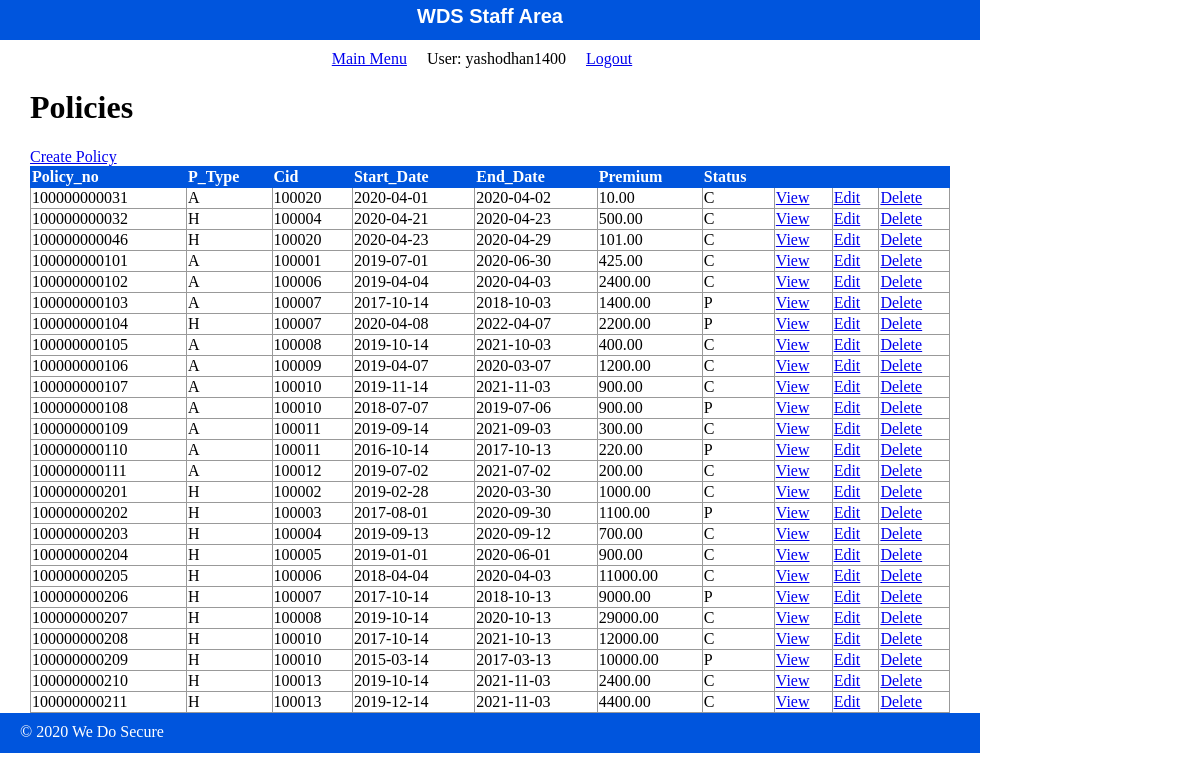
The app's page /WDS/public/staff/policy/index.php (signed in) with its own data.
### tables this page shows
CREATE TABLE `policy` (
  `Policy_no` decimal(12,0) NOT NULL COMMENT 'Policy Number',
  `P_Type` varchar(1) NOT NULL COMMENT 'Primary Type (A/H)',
  `Cid` decimal(6,0) NOT NULL COMMENT 'Customer ID',
  `Start_Date` date NOT NULL COMMENT 'POLICY START DATE',
  `End_Date` date NOT NULL COMMENT 'POLICY END DATE',
  `Premium` decimal(10,2) NOT NULL COMMENT 'MONTHLY PREMIUM AMOUNT',
  `Status` varchar(1) NOT NULL COMMENT 'POLICY STATUS ( Current/Expired)'
);

### WDS/private/functions.php (called while the page is built, shortened)
<?php
function url_for($script_path) {
  if($script_path[0] != '/') {
    $script_path = "/" . $script_path;
  }
  return WWW_ROOT . $script_path;
}
function u($string=""){
  return urlencode($string);
}
function h($string=""){
  return htmlspecialchars($string);
  }
?>

### WDS/private/query_function.php (called while the page is built, shortened)
<?php
	function find_all($table_name){
		global $db;
		$sql_query = " SELECT * FROM $table_name ";
		$sql_query .= "ORDER BY 1 ;";
		$result = mysqli_query($db, $sql_query);
		return $result;
	}
?>

### WDS/public/staff/policy/index.php (the view, shortened to what this page needs)
<?php
$Policy_set = find_all("policy");
?>
<?php include(SHARED_PATH . '/staff_header.php'); ?>
	<div id="content">
		<div class="Policy Listing">
		<h1>Policies</h1>
	<div id="actions">
		<a class="action" href="<?php echo url_for('staff/policy/new.php'); ?>">Create Policy</a>
	</div>
	<table class="list">
  	  <tr>
        <th>Policy_no</th>
        <th>P_Type</th>
        <th>Cid</th>
  	    <th>Start_Date</th>
  	    <th>End_Date</th>
  	    <th>Premium</th>
  	    <th>Status</th>
  	    <th>&nbsp;</th>
        <th>&nbsp;</th>
        <th>&nbsp;</th>
  	  </tr>
  	  <?php while($Policy = mysqli_fetch_assoc($Policy_set)) { ?>
        <tr>
          <td><?php echo h($Policy['Policy_no']); ?></td>
          <td><?php echo h($Policy['P_Type']); ?></td>
          <td><?php echo h($Policy['Cid']); ?></td>
          <td><?php echo h($Policy['Start_Date']); ?></td>
          <td><?php echo h($Policy['End_Date']); ?></td>
          <td><?php echo h($Policy['Premium']); ?></td>
          <td><?php echo h($Policy['Status']); ?></td>
          <td><a class="action" href="<?php echo url_for('/staff/policy/show.php?id=' . h(u($Policy['Policy_no']))); ?>">View</a></td>
          <td><a class="action" href="<?php echo url_for('/staff/policy/edit.php?id=' . h(u($Policy['Policy_no']))); ?>">Edit</a></td>
          <td><a class="action" href="<?php echo url_for('/staff/policy/delete.php?id=' . h(u($Policy['Policy_no']))); ?>">Delete</a></td>
    	  </tr>
      <?php } ?>
  	</table>
		</div>
	</div>
<?php include(SHARED_PATH . '/staff_footer.php'); ?>

### WDS/public/stylesheets/staff.css (style rules this page uses)
html { height: 100%; width: 100%; }
body { height: 980px; width: 100%; margin: 0; padding: 0; }
#content { width: 920px; min-height: 500px; padding: 0 30px; }
table { border-collapse: collapse; vertical-align: top; }
table.list { width: 100%; }
table.list tr td { border: 1px solid #999999; }
table.list tr th { border: 1px solid #0055DD; background: #0055DD; color: white; text-align: left; }

### records on screen
policy: Policy_no "100000000031", P_Type "A", Cid "100020", Start_Date "2020-04-01", End_Date "2020-04-02", Premium "10.00", Status "C"
policy: Policy_no "100000000032", P_Type "H", Cid "100004", Start_Date "2020-04-21", End_Date "2020-04-23", Premium "500.00", Status "C"
policy: Policy_no "100000000046", P_Type "H", Cid "100020", Start_Date "2020-04-23", End_Date "2020-04-29", Premium "101.00", Status "C"
policy: Policy_no "100000000101", P_Type "A", Cid "100001", Start_Date "2019-07-01", End_Date "2020-06-30", Premium "425.00", Status "C"
policy: Policy_no "100000000102", P_Type "A", Cid "100006", Start_Date "2019-04-04", End_Date "2020-04-03", Premium "2400.00", Status "C"
policy: Policy_no "100000000103", P_Type "A", Cid "100007", Start_Date "2017-10-14", End_Date "2018-10-03", Premium "1400.00", Status "P"
policy: Policy_no "100000000104", P_Type "H", Cid "100007", Start_Date "2020-04-08", End_Date "2022-04-07", Premium "2200.00", Status "P"
policy: Policy_no "100000000105", P_Type "A", Cid "100008", Start_Date "2019-10-14", End_Date "2021-10-03", Premium "400.00", Status "C"
policy: Policy_no "100000000106", P_Type "A", Cid "100009", Start_Date "2019-04-07", End_Date "2020-03-07", Premium "1200.00", Status "C"
policy: Policy_no "100000000107", P_Type "A", Cid "100010", Start_Date "2019-11-14", End_Date "2021-11-03", Premium "900.00", Status "C"
policy: Policy_no "100000000108", P_Type "A", Cid "100010", Start_Date "2018-07-07", End_Date "2019-07-06", Premium "900.00", Status "P"
policy: Policy_no "100000000109", P_Type "A", Cid "100011", Start_Date "2019-09-14", End_Date "2021-09-03", Premium "300.00", Status "C"
policy: Policy_no "100000000110", P_Type "A", Cid "100011", Start_Date "2016-10-14", End_Date "2017-10-13", Premium "220.00", Status "P"
policy: Policy_no "100000000111", P_Type "A", Cid "100012", Start_Date "2019-07-02", End_Date "2021-07-02", Premium "200.00", Status "C"
policy: Policy_no "100000000201", P_Type "H", Cid "100002", Start_Date "2019-02-28", End_Date "2020-03-30", Premium "1000.00", Status "C"
policy: Policy_no "100000000202", P_Type "H", Cid "100003", Start_Date "2017-08-01", End_Date "2020-09-30", Premium "1100.00", Status "P"
policy: Policy_no "100000000203", P_Type "H", Cid "100004", Start_Date "2019-09-13", End_Date "2020-09-12", Premium "700.00", Status "C"
policy: Policy_no "100000000204", P_Type "H", Cid "100005", Start_Date "2019-01-01", End_Date "2020-06-01", Premium "900.00", Status "C"
policy: Policy_no "100000000205", P_Type "H", Cid "100006", Start_Date "2018-04-04", End_Date "2020-04-03", Premium "11000.00", Status "C"
policy: Policy_no "100000000206", P_Type "H", Cid "100007", Start_Date "2017-10-14", End_Date "2018-10-13", Premium "9000.00", Status "P"
policy: Policy_no "100000000207", P_Type "H", Cid "100008", Start_Date "2019-10-14", End_Date "2020-10-13", Premium "29000.00", Status "C"
policy: Policy_no "100000000208", P_Type "H", Cid "100010", Start_Date "2017-10-14", End_Date "2021-10-13", Premium "12000.00", Status "C"
policy: Policy_no "100000000209", P_Type "H", Cid "100010", Start_Date "2015-03-14", End_Date "2017-03-13", Premium "10000.00", Status "P"
policy: Policy_no "100000000210", P_Type "H", Cid "100013", Start_Date "2019-10-14", End_Date "2021-11-03", Premium "2400.00", Status "C"
policy: Policy_no "100000000211", P_Type "H", Cid "100013", Start_Date "2019-12-14", End_Date "2021-11-03", Premium "4400.00", Status "C"

### other values on screen
$_SESSION['username'] "yashodhan1400"
